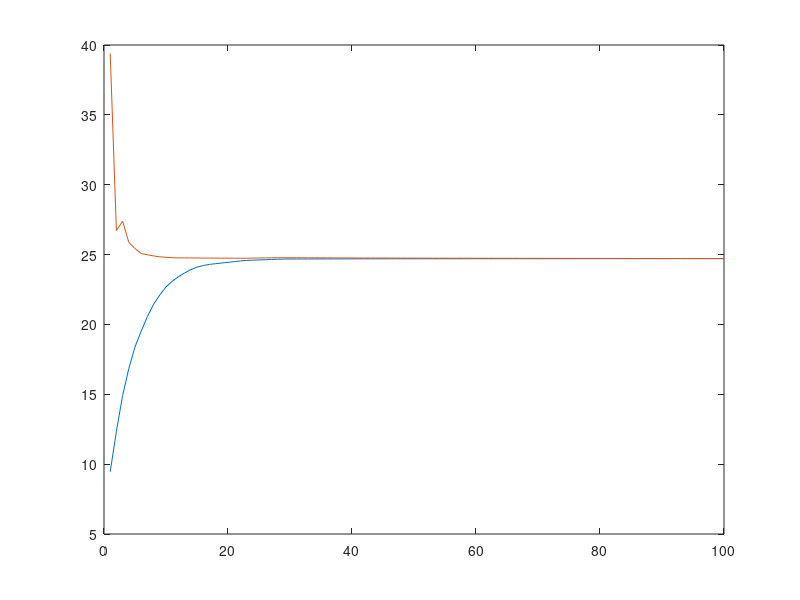

MATLAB code for this plot:
% data set

n = 40;
omega = randn(1, 1);

noise = 0.8 * randn(n, 1);
x = randn(n, 2);
y = 2 * (omega * x(:, 1) + x(:, 2) + noise > 0) - 1;

hold off
scatter(x(:, 1), x(:, 2), 16, y);

% initial value

alpha = randn(n, 1);
alpha(alpha > 1) = 1;
alpha(alpha < 0) = 0;

K = zeros(n, n);
ita = 0.1;
lambda = 1;

% x(i, :) is a row vector, so its transpose is Xi
% so it is x(i, :) * x(j, :)' for Xi'Xj.

for i = 1 : 40
    for j = 1 : 40
        K(i, j) = y(i) * y(j) * (x(i, :) * x(j, :)');
    end
end

dual = zeros(100, 1);
loss = zeros(100, 1);

for iteration = 1 : 100
    alpha = alpha - ita * ((1 / (2 * lambda)) * K * alpha - 1);
    
    alpha(alpha > 1) = 1;
    alpha(alpha < 0) = 0;
    
    dual(iteration) = - ((1 / (4 * lambda)) * alpha' * K * alpha) + alpha' * ones(n, 1);
    
    opti_w = zeros(2, 1);
    
    for i = 1 : n
        opti_w = opti_w + ((1 / (2 * lambda)) * (alpha(i) * y(i) * x(i, :)'));
    end
    
    loss(iteration) = 0;
    for i = 1 : n
        loss(iteration) = loss(iteration) + max(0, 1 - (y(i) * opti_w' * x(i, :)'));
    end
    loss(iteration) = loss(iteration) + lambda * (norm(opti_w) ^ 2);
    
    disp("*****")
    disp("Iteration " + iteration);
    disp("Dual = " + dual(iteration));
    disp("Loss = " + loss(iteration));
end

hold off
plot(dual)
hold on
plot(loss)
